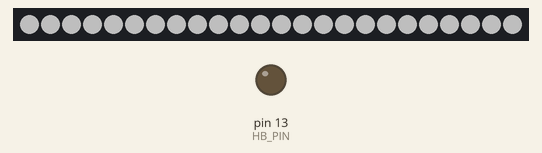
The program below on a simulated Arduino Mega 2560, built with avr-gcc and run on an emulated ATmega2560. Shown: 24 RGB LEDs in strip order, left to right, output pins drawn as LEDs (lit = HIGH). Dim RGB values are drawn brighter than linear.

Above: at 0.1 s.
At 2.2 s:
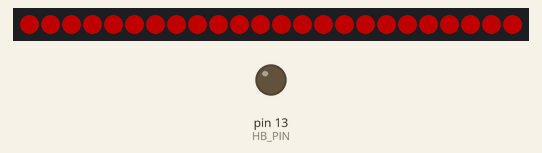
At 2.8 s:
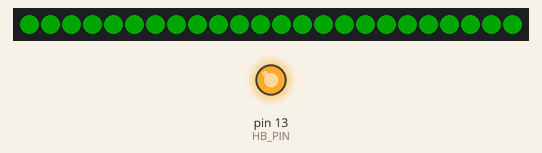
At 3.4 s:
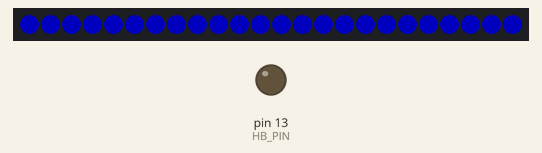
Timing chart, 0 to 40.0 s (numbered marks = the images above):
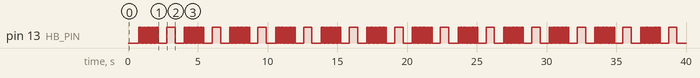

The program:

main.cpp
```cpp
#include <FastLED.h>

// ---- Teste ISOLADO do anel WS2812 na Arduino MEGA ----
// SO' o anel. Nenhum sensor, hoverboard, Wire, SPI ou protocolo.
// Se acender aqui mas nao no firmware completo -> o problema esta' no firmware
// (algo travando o setup antes do anel). Se NAO acender nem aqui -> o problema
// e' fisico: pino 11 da MEGA, fio, contato ou o anel.
//
// LIGACOES:
//   MEGA pino 11 -->  DIN do anel   (mesmo pino do firmware real)
//   Anel 5V      -->  5V do step-down
//   Anel GND     -->  GND comum (junto do GND da MEGA)
//
// LED onboard "L" (pino 13) pisca = este sketch esta' rodando.

constexpr uint8_t DATA_PIN   = 6;    // testando pino 6 (designado no esquematico)
constexpr uint8_t NUM_LEDS   = 24;
constexpr uint8_t BRIGHTNESS = 80;
constexpr uint8_t HB_PIN     = 13;

CRGB leds[NUM_LEDS];

void setup() {
    pinMode(HB_PIN, OUTPUT);

    // NEOPIXEL = mesmo chipset/timing que o firmware real usa (leds.cpp).
    FastLED.addLeds<NEOPIXEL, DATA_PIN>(leds, NUM_LEDS);
    FastLED.setBrightness(BRIGHTNESS);

    // Flash branco no boot: confirma power + escrita basica.
    fill_solid(leds, NUM_LEDS, CRGB::White);
    FastLED.show();
    delay(500);
    FastLED.clear(true);
    delay(200);
}

void loop() {
    // FASE A — ponto branco girando. Onboard (13) pisca junto.
    for (uint8_t i = 0; i < NUM_LEDS; ++i) {
        digitalWrite(HB_PIN, i & 1);
        FastLED.clear();
        leds[i] = CRGB::White;
        FastLED.show();
        delay(60);
    }

    // FASE B — cores solidas no anel inteiro.
    const CRGB cores[3] = { CRGB::Red, CRGB::Green, CRGB::Blue };
    for (uint8_t c = 0; c < 3; ++c) {
        digitalWrite(HB_PIN, c & 1);
        fill_solid(leds, NUM_LEDS, cores[c]);
        FastLED.show();
        delay(600);
    }
}
```

Measured:
- by itself, pin 13 (HB_PIN): repeats every 3.3 s: HIGH 0.06 s, LOW 0.60 s, HIGH 0.60 s, LOW 0.66 s, 11 × (HIGH 0.06 s, LOW 0.06 s)
- by itself, everything shown: repeats every 3.3 s, in 27 steps
- what the display in image 1 shows lasts 0.6 s, from 2.2 s to 2.8 s
